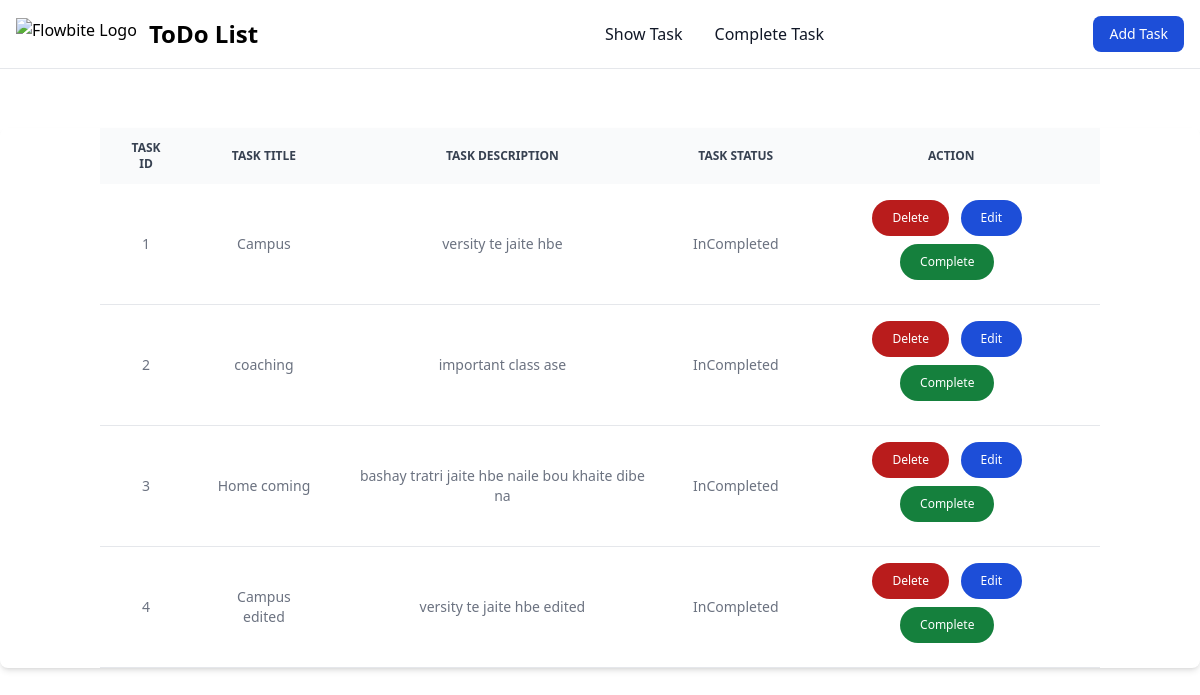
Screenshot of /show_task/ with the database file from the repository.
### tasks/models.py (models this page shows)
class TaskStoreModel(models.Model):
    id = models.AutoField(primary_key=True)
    taskTitle = models.CharField(max_length=20)
    taskDescription = models.CharField(max_length=150)
    isCompleted = models.BooleanField(default=False)

### tasks/views.py (the view)
# urls.py: path('show_task/', show_tasks, name='show_tasks'),
def show_tasks(request):
    task = TaskStoreModel.objects.all()
    print(task)
    return render(request, 'showTask.html', {'data':task})

### tasks/templates/showTask.html
{% extends 'base.html'%}
{% block content %}
<div class="relative overflow-x-auto shadow-md sm:rounded-lg flex justify-center">
    {% if data %}
    <table class="w-10/12 text-sm text-left text-gray-500 dark:text-gray-400">
        <thead class="text-xs text-gray-700 uppercase bg-gray-50 dark:bg-gray-700 dark:text-gray-400">
            <tr>
                <th scope="col" class="px-6 py-3 text-center">
                    Task id
                </th>
                <th scope="col" class="px-6 py-3 text-center">
                    Task Title
                </th>
                <th scope="col" class="px-6 py-3 text-center">
                    Task Description
                </th>
                <th scope="col" class="px-6 py-3 text-center">
                    Task Status
                </th>
                <th scope="col" class="px-6 py-3 text-center">
                    Action
                </th>
            </tr>
        </thead>
        <tbody>
            {% for i in data %}
            <tr class="bg-white border-b dark:bg-gray-900 dark:border-gray-700">
                <th scope="row" class="px-6 py-4 font-medium text-center whitespace-nowrap dark:text-white">
                    {{i.id}}
                </th>
                <td class="px-6 py-4 text-center dark:text-white">
                    {{i.taskTitle}}
                </td>
                <td class="px-6 py-4 text-center dark:text-white">
                    {{i.taskDescription}}
                </td>
                <td class="px-6 py-4 text-center dark:text-white">
                    {% if i %}
                    InCompleted
                    {% else %}
                    complete
                    {% endif %}
                </td>
                <td class="px-6 py-4 text-center dark:text-white">
                    <a href="{% url 'delete_task' id=i.id %}"
                        class="font-medium text-blue-600 dark:text-white hover:underline">
                        <button type="button"
                            class="text-white bg-red-700 hover:bg-red-800 focus:outline-none focus:ring-4 focus:ring-red-300 font-medium rounded-full text-xs px-5 py-2.5 text-center mr-2 mb-2 dark:bg-red-600 dark:hover:bg-red-700 dark:focus:ring-red-900">
                            Delete
                        </button>
                    </a>
                    <a href="{% url 'edit_task' id=i.id %}"
                        class="font-medium text-blue-600 dark:text-white hover:underline"><button type="button"
                            class="text-white bg-blue-700 hover:bg-blue-800 focus:outline-none focus:ring-4 focus:ring-blue-300 font-medium rounded-full text-xs px-5 py-2.5 text-center mr-2 mb-2 dark:bg-blue-600 dark:hover:bg-blue-700 dark:focus:ring-blue-900">
                            Edit
                        </button></a>
                    <a href="{% url 'completed_task' id=i.id %}" class="font-medium text-blue-600 dark:text-white hover:underline">
                        <button type="button"
                            class="text-white bg-green-700 hover:bg-red-800 focus:outline-none focus:ring-4 focus:ring-red-300 font-medium rounded-full text-xs px-5 py-2.5 text-center mr-2 mb-2 dark:bg-green-600 dark:hover:bg-green-700 dark:focus:ring-green-900">
                            Complete
                        </button>
                    </a>
                </td>
            </tr>
            {% endfor %}
        </tbody>
    </table>
    {% else %}
    <h1 class="text-2xl font-bold">No Data Available</h1>
    {% endif %}
</div>
{% endblock %}

### tasks/templates/base.html (shortened to what this page needs)
<!doctype html>
<html lang="en">
<head>
    <script src="https://cdn.tailwindcss.com"></script>
</head>
<body>
    <nav class="bg-white dark:bg-gray-900 fixed w-full z-20 top-0 left-0 border-b border-gray-200 dark:border-gray-600">
        <div class="max-w-screen-xl flex flex-wrap items-center justify-between mx-auto p-4">
            <a href="{% url 'home' %}" class="flex items-center">
                <img src="https://flowbite.com/docs/images/logo.svg" class="h-8 mr-3" alt="Flowbite Logo">
                <span class="self-center text-2xl font-semibold whitespace-nowrap dark:text-white">ToDo List</span>
            </a>
            <div class="flex md:order-2">
                <a href="{% url 'add_task' %}" aria-current="page">
                    <button type="button"
                        class="text-white bg-blue-700 hover:bg-blue-800 focus:ring-4 focus:outline-none focus:ring-blue-300 font-medium rounded-lg text-sm px-4 py-2 text-center mr-3 md:mr-0 dark:bg-blue-600 dark:hover:bg-blue-700 dark:focus:ring-blue-800">
                        Add Task
                    </button>
                </a>
            </div>
            <div class="items-center justify-between hidden w-full md:flex md:w-auto md:order-1" id="navbar-sticky">
                <ul
                    class="flex flex-col p-4 md:p-0 mt-4 font-medium border border-gray-100 rounded-lg bg-gray-50 md:flex-row md:space-x-8 md:mt-0 md:border-0 md:bg-white dark:bg-gray-800 md:dark:bg-gray-900 dark:border-gray-700">
                    <li>
                        <a href="{% url 'home' %}"
                            class="block py-2 pl-3 pr-4 text-white bg-blue-700 rounded md:bg-transparent  md:p-0 "
                            aria-current="page">Home</a>
                    </li>
                    <li>
                        <a href="{% url 'show_tasks' %}"
                            class="block py-2 pl-3 pr-4 text-gray-900 rounded hover:bg-gray-100 md:hover:bg-transparent md:hover:text-blue-700 md:p-0 md:dark:hover:text-blue-500 dark:text-white dark:hover:bg-gray-700 dark:hover:text-white md:dark:hover:bg-transparent dark:border-gray-700">Show
                            Task</a>
                    </li>
                    <li>
                        <a href="{% url 'complete_tasks' %}"
                            class="block py-2 pl-3 pr-4 text-gray-900 rounded hover:bg-gray-100 md:hover:bg-transparent md:hover:text-blue-700 md:p-0 md:dark:hover:text-blue-500 dark:text-white dark:hover:bg-gray-700 dark:hover:text-white md:dark:hover:bg-transparent dark:border-gray-700">Complete
                            Task</a>
                    </li>
                </ul>
            </div>
        </div>
    </nav>
    {% block content %}
    {% endblock %}
</body>
</html>

### rows the page displays
TaskStoreModel: id "1", taskTitle "Campus", taskDescription "versity te jaite hbe"
TaskStoreModel: id "2", taskTitle "coaching", taskDescription "important class ase"
TaskStoreModel: id "3", taskTitle "Home coming", taskDescription "bashay tratri jaite hbe naile bou khaite dibe na"
TaskStoreModel: id "4", taskTitle "Campus edited", taskDescription "versity te jaite hbe edited"
